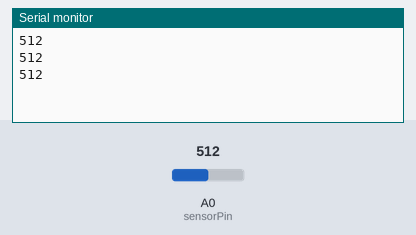
The sketch below on a simulated Arduino Uno, built with avr-gcc and run on an emulated ATmega328P. On the bench: the last lines printed to the serial monitor. Inputs (shaded band) come from the test bench; at power-on: A0 (sensorPin) = 512.

Above: at 1.3 s.
1.4 s: A0 (sensorPin) set to 716
At 1.9 s:
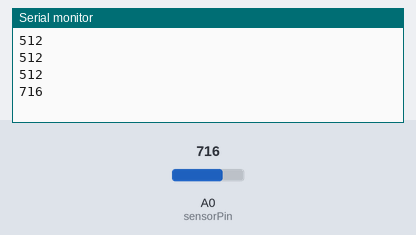
2.9 s: A0 (sensorPin) set to 900
At 3.4 s:
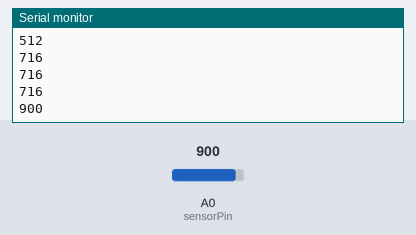
Timing chart, 0 to 5.9 s (numbered marks = the images above; inputs shaded):
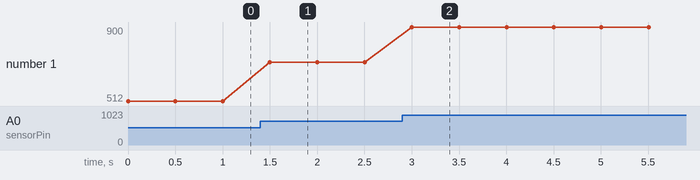

The sketch:

Pressure_Sensor.ino
```cpp
int sensorPin = A0;    // select the input pin for the potentiometer
//int ledPin = 13;      // select the pin for the LED
int sensorValue = 0;  // variable to store the value coming from the sensor
int Threshold = 150;

void setup() {
  // declare the ledPin as an OUTPUT:
  //pinMode(ledPin, OUTPUT);
  Serial.begin(9600);
}

void loop() {
  // read the value from the sensor:
  sensorValue = analogRead(sensorPin);
  Serial.println(sensorValue);
  delay(500);
}
```

Measured:
- after the input at 1.4 s, the serial monitor: prints a new line after 0.10 s (image 1)
- after the input at 2.9 s, the serial monitor: prints a new line after 0.10 s (image 2)
- plotted number 1: 512 → 716 after the input at 1.4 s, 716 → 900 after the input at 2.9 s
